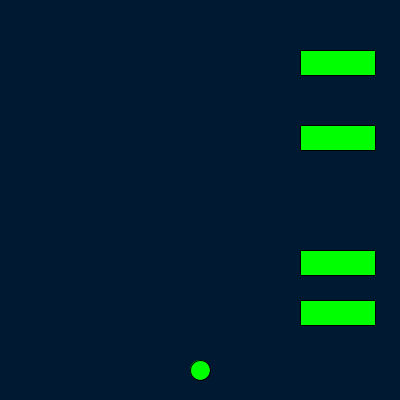
Frame 1 (no input)
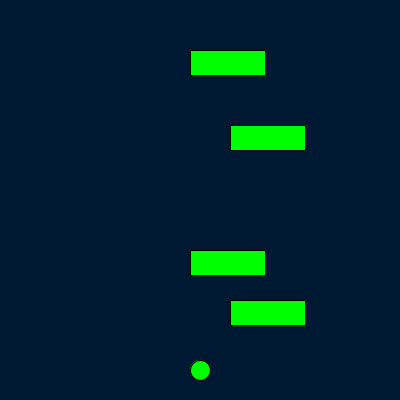
Frame 60 (the mouse pressed at the canvas centre just before this capture)
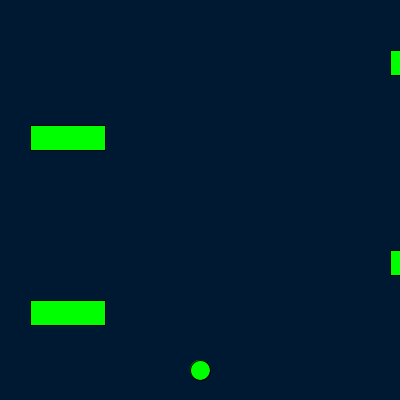
Frame 120 (the mouse held since frame 60 and released just before this capture)

The Processing sketch that drew these frames (run headless with seeded random() and noise(); from frame 60 on, the mouse is pressed at the canvas centre):

// Processing sketch: Frogger
// ── Frogger.pde
int frogX= 200;
int frogY= 370;
boolean Return = false;
car Jeep= new car(300, 300, 75, 25, 1, 1, 10,10); 
car Ford= new car(300, 250, 75, 25, 10, 10, 10,10); 
car Chevy= new car(300, 125, 75, 25, 10, 10, 10,10);
car Honda= new car(300, 50, 75, 25, 10, 10, 10,10);
void setup() {
  size(400, 400);
}
void draw() {
  background(0, 25, 50);
  fill(0, 255, 0);
  ellipse(frogX, frogY, 20, 20);
  if  (frogY==400) {
    frogY=frogY-30;
  }
  if (frogX<=0) {
    frogX=frogX+10;
  }
  if (frogX>=400) {
    frogX=frogX-10;
  }
  if(frogY<=0){
   frogY= frogY+1; 
  }
  if(frogY==0){
    text("you win",200,200); 
    textSize(100);
  }
  Jeep. display();
  Jeep.MoveLeft();
  Jeep.intersects();
  Jeep.hitbox();
  Ford.display();
  Ford.MoveRight();
  Ford.intersects();
  Ford.hitbox();
  Chevy.display();
  Chevy.MoveLeft();
  Chevy.intersects();
  Chevy.hitbox();
  Honda.display();
  Honda.MoveRight();
  Honda.intersects();
  Honda.hitbox();
  return;
  
 

 
}
void keyPressed()
{
  if (key == CODED) {
    if (keyCode == UP)
    {  
      frogY=frogY-10;
    } else if (keyCode == DOWN)
    {
      frogY=frogY+10;
    } else if (keyCode == RIGHT)
    { 
      frogX=frogX+10;
    } else if (keyCode == LEFT)
    {
      frogX=frogX-25;
    }
  }
}


class car {
  int x;
  int y;
  int w;
  int h;
  int r;
  int g;
  int b;
  int fast;
  car(int x1, int y1, int w1, int h1,int r1, int g1, int b1, int speed) {
    x = x1;
    
    y = y1;
    w = w1;
     h = h1;
    r = r1;
    g = g1;
    b = b1;
   
    fast = speed;
  }


  void fast() {
    x += fast;
    if (x >= 405 + w) {
      x = -w;
    } else if (x <= -5 - w) {
      x = 400 + w;
    }
  }
  int getX() {
    return x;
  }

  int getY() {
    return y;
  }

  int getSize() {
    return w;
  }
  void display() 
  {
    fill(0, 255, 0);
    rect( x, y, w, h);
  }
  void MoveLeft() {
    x=fast;
    fast=fast-10;
   if (fast<=-80){
    fast=fast+400; 
   }}
   void MoveRight() {
    x=fast;
    fast=fast+10;
   if (fast==400){
    fast=fast-400; 
   }}
 
    boolean intersects() {
if ((frogY > y && frogY < y+57) && (frogX > x && frogX < x+w))
          return  true;
    else 
        return false;
   
  }
void hitbox() {
  
  if(intersects()){
   frogX= 200; 
   frogY= 370;
  } 
  
}}
